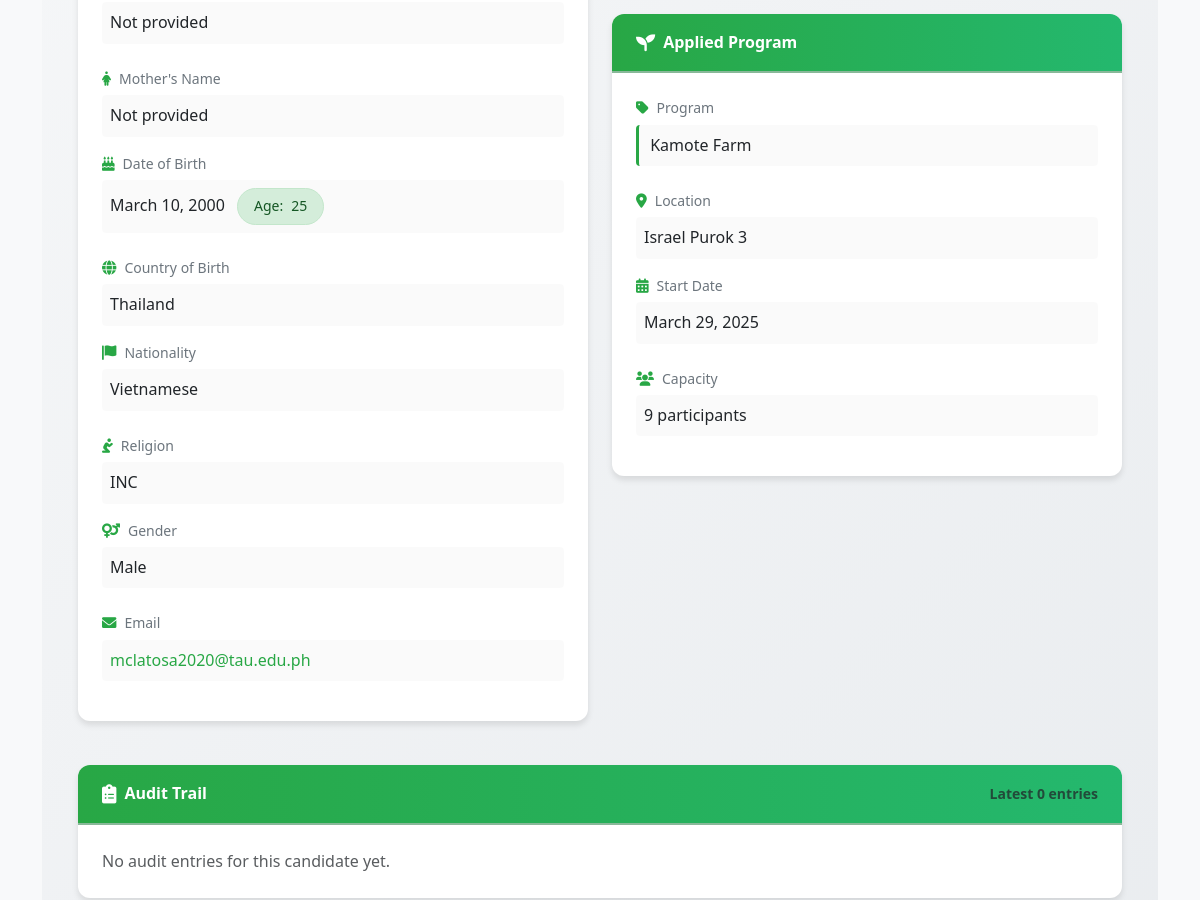
/candidates/3/ (signed in, middle part), run on an earlier commit of the app's database.
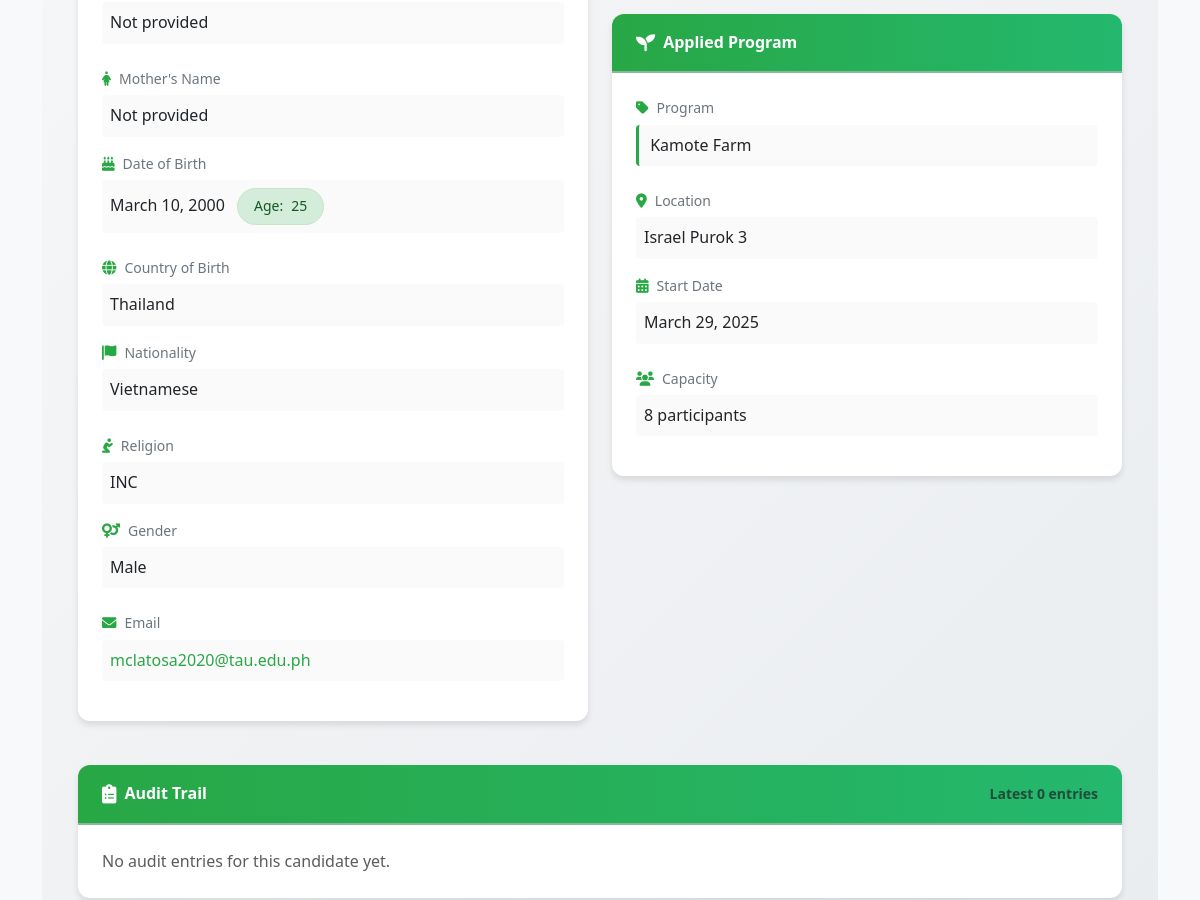
And on a later commit of the database.
### core/models.py (models this page shows, shortened)
class Candidate(models.Model):
    DRAFT = 'Draft'
    NEW = 'New'
    APPROVED = 'Approved'
    REJECTED = 'Rejected'
    STATUS_CHOICES = [
        (DRAFT, 'Draft'),
        (NEW, 'New'),
        (APPROVED, 'Approved'),
        (REJECTED, 'Rejected'),
    ]
    passport_number = models.CharField(max_length=20)
    first_name = models.CharField(max_length=100)
    last_name = models.CharField(max_length=100)
    email = models.EmailField(blank=True, null=True)
    date_of_birth = models.DateField()
    country_of_birth = models.CharField(max_length=100)
    nationality = models.CharField(max_length=100)
    religion = models.CharField(max_length=100, blank=True, null=True)
    father_name = models.CharField(max_length=100, blank=True, null=True)
    mother_name = models.CharField(max_length=100, blank=True, null=True)
    passport_issue_date = models.DateField()
    passport_expiry_date = models.DateField()
    GENDER_CHOICES = [
        ('Male', 'Male'),
        ('Female', 'Female'),
        ('Other', 'Other'),
    ]
    gender = models.CharField(max_length=10, choices=GENDER_CHOICES)
    shoes_size = models.CharField(max_length=10, blank=True, null=True)
    shirt_size = models.CharField(max_length=10, blank=True, null=True)
    university = models.ForeignKey(University, on_delete=models.CASCADE)
    year_graduated = models.IntegerField(blank=True, null=True)
    specialization = models.CharField(max_length=100)
    secondary_specialization = models.CharField(max_length=100, blank=True, null=True)
    SMOKING_CHOICES = [
        ('Never', 'Never'),
        ('Sometimes', 'Sometimes'),
        ('Often', 'Often'),
    ]
    smokes = models.CharField(max_length=10, choices=SMOKING_CHOICES, default='Never')
    program = models.ForeignKey(AgricultureProgram, on_delete=models.SET_NULL, null=True, blank=True, related_name='candidates')
    status = models.CharField(max_length=20, choices=STATUS_CHOICES, default=DRAFT)
    created_at = models.DateTimeField(auto_now_add=True)
    updated_at = models.DateTimeField(auto_now=True)
    passport_scan = models.FileField(upload_to='passports/', blank=True, null=True)
    tor = models.FileField(upload_to='documents/tor/', blank=True, null=True)
    nc2_tesda = models.FileField(upload_to='documents/tesda/', blank=True, null=True)
    diploma = models.FileField(upload_to='documents/diploma/', blank=True, null=True)
    good_moral = models.FileField(upload_to='documents/moral/', blank=True, null=True)
    nbi_clearance = models.FileField(upload_to='documents/nbi/', blank=True, null=True)
    created_by = models.ForeignKey(User, on_delete=models.CASCADE, related_name='created_candidates')
    class Meta:
        unique_together = ('passport_number', 'university')

class AgricultureProgram(models.Model):
    title = models.CharField(max_length=200)
    description = models.TextField()
    start_date = models.DateField()
    location = models.CharField(max_length=100)
    capacity = models.PositiveIntegerField()
    image = models.ImageField(upload_to='program_images/', blank=True, null=True, help_text='Program/Farm image')
    is_featured = models.BooleanField(default=False, help_text='Display on landing page as featured program')
    created_at = models.DateTimeField(auto_now_add=True)
    updated_at = models.DateTimeField(auto_now=True)
    GENDER_REQUIREMENT_CHOICES = [
        ('Any', 'Any'),
        ('Male', 'Male Only'),
        ('Female', 'Female Only'),
    ]
    required_gender = models.CharField(max_length=10, choices=GENDER_REQUIREMENT_CHOICES, default='Any')
    requires_license = models.BooleanField(default=False, verbose_name="Requires International Driver's License")
    class Meta:
        ordering = ['-is_featured', '-created_at']

### core/views.py (the view)
# urls.py: path('candidates/<int:candidate_id>/', views.view_candidate, name='view_candidate'),
@login_required
def view_candidate(request, candidate_id):
    if not request.user.is_staff:
        messages.error(request, 'You do not have permission to access this page.')
        return redirect('index')
    candidate = get_object_or_404(Candidate, id=candidate_id)
    status_colors = {
        'Draft': 'secondary',
        'New': 'info',
        'Approved': 'success',
        'Rejected': 'danger'
    }
    return render(request, 'candidate_detail.html', {
        'candidate': candidate,
        'status_color': status_colors.get(candidate.status, 'secondary'),
    })

### core/context_processors.py (called while the page is built)
def notification_count(request):
    if request.user.is_authenticated:
        unread_count = Notification.objects.filter(user=request.user, read=False).count()
        return {
            'unread_notifications_count': unread_count
        }
    return {
        'unread_notifications_count': 0
    }

### templates/candidate_detail.html (shortened to what the changed rows need)
{% extends 'base.html' %}
{% load static %}
{% block extra_css %}
<link rel="stylesheet" href="{% static 'css/candidate-details.css' %}">
{% endblock %}
{% block content %}
<div class="candidate-container">
    <div class="container">
    <div class="row">
        <div class="col-md-6">
            <div class="info-card">
                <div class="card-body">
                    <div class="field-group">
                        <div class="field-item">
                            <div class="field-value">{{ candidate.father_name|default:"Not provided" }}</div>
                        </div>
                        <div class="field-item">
                            <div class="field-label">
                                <i class="fas fa-female"></i> Mother's Name
                            </div>
                            <div class="field-value">{{ candidate.mother_name|default:"Not provided" }}</div>
                        </div>
                    </div>
                    <div class="field-group">
                        <div class="field-item">
                            <div class="field-label">
                                <i class="fas fa-birthday-cake"></i> Date of Birth
                            </div>
                            <div class="field-value">
                                {{ candidate.date_of_birth|date:"F d, Y" }}
                                <span class="status-badge approved ms-2">Age: <span id="candidate-age"></span></span>
                            </div>
                        </div>
                        <div class="field-item">
                            <div class="field-label">
                                <i class="fas fa-globe"></i> Country of Birth
                            </div>
                            <div class="field-value">{{ candidate.country_of_birth }}</div>
                        </div>
                    </div>
                    <div class="field-group">
                        <div class="field-item">
                            <div class="field-label">
                                <i class="fas fa-flag"></i> Nationality
                            </div>
                            <div class="field-value">{{ candidate.nationality }}</div>
                        </div>
                        <div class="field-item">
                            <div class="field-label">
                                <i class="fas fa-pray"></i> Religion
                            </div>
                            <div class="field-value">{{ candidate.religion|default:"Not provided" }}</div>
                        </div>
                    </div>
                    <div class="field-group">
                        <div class="field-item">
                            <div class="field-label">
                                <i class="fas fa-venus-mars"></i> Gender
                            </div>
                            <div class="field-value">{{ candidate.gender }}</div>
                        </div>
                        <div class="field-item">
                            <div class="field-value">
                                {% if candidate.email %}
                                    <a href="mailto:{{ candidate.email }}">{{ candidate.email }}</a>
                                {% else %}
                                    Not provided
                                {% endif %}
                            </div>
                        </div>
                    </div>
                </div>
            </div>
        </div>
        <div class="col-md-6">
            {% if candidate.program %}
            <div class="info-card">
                <div class="card-header">
                    <i class="fas fa-seedling"></i>
                    <span>Applied Program</span>
                </div>
                <div class="card-body">
                    <div class="field-group">
                        <div class="field-item">
                            <div class="field-label">
                                <i class="fas fa-tag"></i> Program
                            </div>
                            <div class="field-value highlight">{{ candidate.program.title }}</div>
                        </div>
                        <div class="field-item">
                            <div class="field-label">
                                <i class="fas fa-map-marker-alt"></i> Location
                            </div>
                            <div class="field-value">{{ candidate.program.location }}</div>
                        </div>
                    </div>
                    <div class="field-group">
                        <div class="field-item">
                            <div class="field-label">
                                <i class="fas fa-calendar-alt"></i> Start Date
                            </div>
                            <div class="field-value">{{ candidate.program.start_date|date:"F d, Y" }}</div>
                        </div>
                        <div class="field-item">
                            <div class="field-label">
                                <i class="fas fa-users"></i> Capacity
                            </div>
                            <div class="field-value">{{ candidate.program.capacity }} participants</div>
                        </div>
                    </div>
                </div>
            </div>
            {% endif %}
        </div>
    </div>
</div>
{% endblock %}

What changed in the data, as far as the page shows it:
changed through a linked row, Candidate "Not provided": program.capacity "9" → "8"
